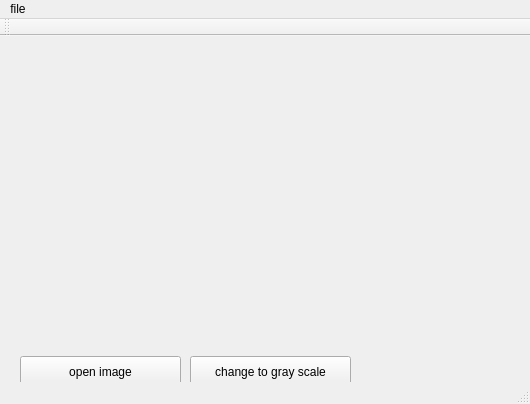
<?xml version="1.0" encoding="UTF-8"?>
<ui version="4.0">
 <class>MainWindow</class>
 <widget class="QMainWindow" name="MainWindow">
  <property name="geometry">
   <rect>
    <x>0</x>
    <y>0</y>
    <width>530</width>
    <height>404</height>
   </rect>
  </property>
  <property name="windowTitle">
   <string>MainWindow</string>
  </property>
  <widget class="QWidget" name="centralWidget">
   <widget class="QPushButton" name="pushButton_open">
    <property name="geometry">
     <rect>
      <x>20</x>
      <y>320</y>
      <width>161</width>
      <height>31</height>
     </rect>
    </property>
    <property name="text">
     <string>open image</string>
    </property>
   </widget>
   <widget class="QPushButton" name="pushButton_change">
    <property name="geometry">
     <rect>
      <x>190</x>
      <y>320</y>
      <width>161</width>
      <height>31</height>
     </rect>
    </property>
    <property name="text">
     <string>change to gray scale</string>
    </property>
   </widget>
   <widget class="QLabel" name="label">
    <property name="geometry">
     <rect>
      <x>60</x>
      <y>30</y>
      <width>441</width>
      <height>291</height>
     </rect>
    </property>
    <property name="text">
     <string/>
    </property>
   </widget>
  </widget>
  <widget class="QMenuBar" name="menuBar">
   <property name="geometry">
    <rect>
     <x>0</x>
     <y>0</y>
     <width>530</width>
     <height>17</height>
    </rect>
   </property>
   <widget class="QMenu" name="menufile">
    <property name="title">
     <string>file</string>
    </property>
    <addaction name="actionexit"/>
   </widget>
   <addaction name="menufile"/>
  </widget>
  <widget class="QToolBar" name="mainToolBar">
   <attribute name="toolBarArea">
    <enum>TopToolBarArea</enum>
   </attribute>
   <attribute name="toolBarBreak">
    <bool>false</bool>
   </attribute>
  </widget>
  <widget class="QStatusBar" name="statusBar"/>
  <action name="actionexit">
   <property name="text">
    <string>exit</string>
   </property>
  </action>
 </widget>
 <layoutdefault spacing="6" margin="11"/>
 <resources/>
 <connections>
  <connection>
   <sender>actionexit</sender>
   <signal>triggered()</signal>
   <receiver>MainWindow</receiver>
   <slot>close()</slot>
   <hints>
    <hint type="sourcelabel">
     <x>-1</x>
     <y>-1</y>
    </hint>
    <hint type="destinationlabel">
     <x>199</x>
     <y>149</y>
    </hint>
   </hints>
  </connection>
 </connections>
</ui>
